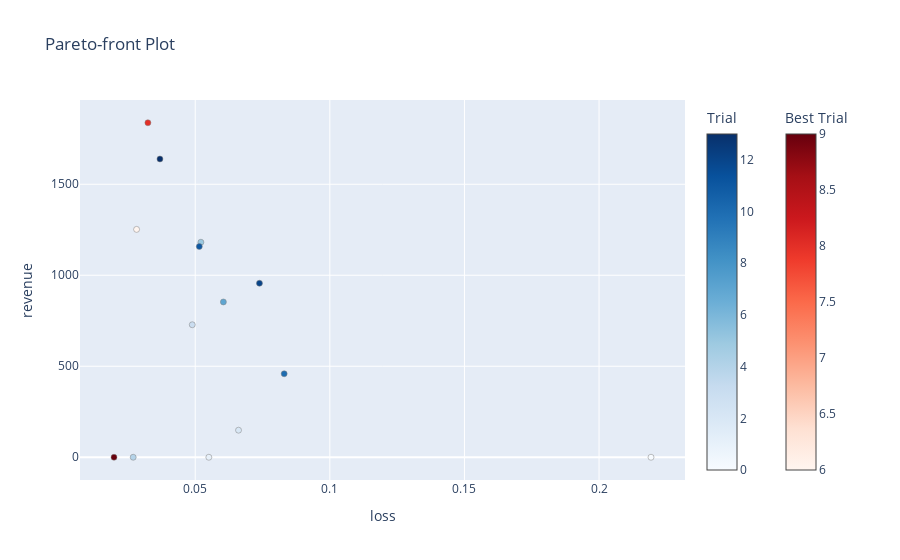

The notebook cell saved with this chart:
### Code cell
optuna.visualization.plot_pareto_front(study, target_names=["loss", "revenue"])

### Figure 1 — Plotly figure (JSON) as saved in the notebook; plotly's stock layout.template omitted (floating-point values rounded to 4 significant figures)
{"data": [{"hovertemplate": "%{text}<extra>Trial</extra>", "marker": {"color": [0, 1, 2, 3, 4, 5, 7, 10, 11, 12, 13], "colorbar": {"title": {"text": "Trial"}}, "colorscale": [[0, "rgb(247,251,255)"], [0.125, "rgb(222,235,247)"], [0.25, "rgb(198,219,239)"], [0.375, "rgb(158,202,225)"], [0.5, "rgb(107,174,214)"], [0.625, "rgb(66,146,198)"], [0.75, "rgb(33,113,181)"], [0.875, "rgb(8,81,156)"], [1, "rgb(8,48,107)"]], "line": {"color": "Grey", "width": 0.5}}, "mode": "markers", "showlegend": false, "text": ["{<br>  \"number\": 0,<br>  \"values\": [<br>    0.21929007768630981,<br>    0.0<br>  ],<br>  \"params\": {<br>    \"linlin_weight\": 0.2,<br>    \"learning_rate\": 0.06351221010640701,<br>    \"train_epochs\": 5,<br>    \"seq_len\": 84,<br>    \"label_seq_len_ratio\": 0.45,<br>    \"e_layers\": 2,<br>    \"d_layers\": 1,<br>    \"n_heads\": 28,<br>    \"d_model\": 1792,<br>    \"batch_size\": 48<br>  }<br>}", "{<br>  \"number\": 1,<br>  \"values\": [<br>    0.05505778267979622,<br>    0.0<br>  ],<br>  \"params\": {<br>    \"linlin_weight\": 0.055,<br>    \"learning_rate\": 0.07579479953348005,<br>    \"train_epochs\": 6,<br>    \"seq_len\": 63,<br>    \"label_seq_len_ratio\": 0.47500000000000003,<br>    \"e_layers\": 3,<br>    \"d_layers\": 2,<br>    \"n_heads\": 20,<br>    \"d_model\": 1536,<br>    \"batch_size\": 32<br>  }<br>}", "{<br>  \"number\": 2,<br>  \"values\": [<br>    0.06608693301677704,<br>    148.72<br>  ],<br>  \"params\": {<br>    \"linlin_weight\": 0.295,<br>    \"learning_rate\": 3.613894271216525e-05,<br>    \"train_epochs\": 4,<br>    \"seq_len\": 70,<br>    \"label_seq_len_ratio\": 0.5750000000000001,<br>    \"e_layers\": 6,<br>    \"d_layers\": 1,<br>    \"n_heads\": 20,<br>    \"d_model\": 1536,<br>    \"batch_size\": 16<br>  }<br>}", "{<br>  \"number\": 3,<br>  \"values\": [<br>    0.04890087991952896,<br>    728.03<br>  ],<br>  \"params\": {<br>    \"linlin_weight\": 0.295,<br>    \"learning_rate\": 4.809461967501571e-05,<br>    \"train_epochs\": 3,<br>    \"seq_len\": 112,<br>    \"label_seq_len_ratio\": 0.8,<br>    \"e_layers\": 6,<br>    \"d_layers\": 2,<br>    \"n_heads\": 4,<br>    \"d_model\": 1792,<br>    \"batch_size\": 40<br>  }<br>}", "{<br>  \"number\": 4,<br>  \"values\": [<br>    0.026967467740178108,<br>    0.0<br>  ],<br>  \"params\": {<br>    \"linlin_weight\": 0.095,<br>    \"learning_rate\": 0.0009565499215943821,<br>    \"train_epochs\": 3,<br>    \"seq_len\": 112,<br>    \"label_seq_len_ratio\": 0.5,<br>    \"e_layers\": 5,<br>    \"d_layers\": 2,<br>    \"n_heads\": 20,<br>    \"d_model\": 1536,<br>    \"batch_size\": 24<br>  }<br>}", "{<br>  \"number\": 5,<br>  \"values\": [<br>    0.05211329460144043,<br>    1181.51<br>  ],<br>  \"params\": {<br>    \"linlin_weight\": 0.44,<br>    \"learning_rate\": 0.012604664585649461,<br>    \"train_epochs\": 6,<br>    \"seq_len\": 105,<br>    \"label_seq_len_ratio\": 0.65,<br>    \"e_layers\": 7,<br>    \"d_layers\": 1,<br>    \"n_heads\": 8,<br>    \"d_model\": 1024,<br>    \"batch_size\": 32<br>  }<br>}", "{<br>  \"number\": 7,<br>  \"values\": [<br>    0.06046418473124504,<br>    853.3<br>  ],<br>  \"params\": {<br>    \"linlin_weight\": 0.36,<br>    \"learning_rate\": 6.235377135673157e-05,<br>    \"train_epochs\": 3,<br>    \"seq_len\": 105,<br>    \"label_seq_len_ratio\": 0.7000000000000001,<br>    \"e_layers\": 6,<br>    \"d_layers\": 4,<br>    \"n_heads\": 4,<br>    \"d_model\": 1280,<br>    \"batch_size\": 16<br>  }<br>}", "{<br>  \"number\": 10,<br>  \"values\": [<br>    0.08304161578416824,<br>    458.66<br>  ],<br>  \"params\": {<br>    \"linlin_weight\": 0.20500000000000002,<br>    \"learning_rate\": 1.056790089450164e-05,<br>    \"train_epochs\": 5,<br>    \"seq_len\": 49,<br>    \"label_seq_len_ratio\": 0.4,<br>    \"e_layers\": 4,<br>    \"d_layers\": 4,<br>    \"n_heads\": 32,<br>    \"d_model\": 1280,<br>    \"batch_size\": 64<br>  }<br>}", "{<br>  \"number\": 11,<br>  \"values\": [<br>    0.0515153668820858,<br>    1158.11<br>  ],<br>  \"params\": {<br>    \"linlin_weight\": 0.45,<br>    \"learning_rate\": 0.0005751707844202121,<br>    \"train_epochs\": 4,<br>    \"seq_len\": 49,<br>    \"label_seq_len_ratio\": 0.55,<br>    \"e_layers\": 2,<br>    \"d_layers\": 3,<br>    \"n_heads\": 28,<br>    \"d_model\": 2048,<br>    \"batch_size\": 56<br>  }<br>}", "{<br>  \"number\": 12,<br>  \"values\": [<br>    0.07386374473571777,<br>    956.17<br>  ],<br>  \"params\": {<br>    \"linlin_weight\": 0.37,<br>    \"learning_rate\": 0.0032384172366863835,<br>    \"train_epochs\": 4,<br>    \"seq_len\": 63,<br>    \"label_seq_len_ratio\": 0.55,<br>    \"e_layers\": 3,<br>    \"d_layers\": 3,<br>    \"n_heads\": 28,<br>    \"d_model\": 2048,<br>    \"batch_size\": 48<br>  }<br>}", "{<br>  \"number\": 13,<br>  \"values\": [<br>    0.03690474480390549,<br>    1639.02<br>  ],<br>  \"params\": {<br>    \"linlin_weight\": 0.37,<br>    \"learning_rate\": 0.00040528233090142424,<br>    \"train_epochs\": 5,<br>    \"seq_len\": 56,<br>    \"label_seq_len_ratio\": 0.625,<br>    \"e_layers\": 3,<br>    \"d_layers\": 4,<br>    \"n_heads\": 12,<br>    \"d_model\": 1792,<br>    \"batch_size\": 40<br>  }<br>}"], "type": "scatter", "x": [0.2193, 0.05506, 0.06609, 0.0489, 0.02697, 0.05211, 0.06046, 0.08304, 0.05152, 0.07386, 0.0369], "y": [0, 0, 148.7, 728.0, 0, 1182.0, 853.3, 458.7, 1158.0, 956.2, 1639.0]}, {"hovertemplate": "%{text}<extra>Best Trial</extra>", "marker": {"color": [6, 8, 9], "colorbar": {"title": {"text": "Best Trial"}, "x": 1.1, "xpad": 40}, "colorscale": [[0, "rgb(255,245,240)"], [0.125, "rgb(254,224,210)"], [0.25, "rgb(252,187,161)"], [0.375, "rgb(252,146,114)"], [0.5, "rgb(251,106,74)"], [0.625, "rgb(239,59,44)"], [0.75, "rgb(203,24,29)"], [0.875, "rgb(165,15,21)"], [1, "rgb(103,0,13)"]], "line": {"color": "Grey", "width": 0.5}}, "mode": "markers", "showlegend": false, "text": ["{<br>  \"number\": 6,<br>  \"values\": [<br>    0.028228571638464928,<br>    1252.12<br>  ],<br>  \"params\": {<br>    \"linlin_weight\": 0.20500000000000002,<br>    \"learning_rate\": 0.00012172958098369953,<br>    \"train_epochs\": 6,<br>    \"seq_len\": 70,<br>    \"label_seq_len_ratio\": 0.5,<br>    \"e_layers\": 5,<br>    \"d_layers\": 1,<br>    \"n_heads\": 28,<br>    \"d_model\": 1024,<br>    \"batch_size\": 64<br>  }<br>}", "{<br>  \"number\": 8,<br>  \"values\": [<br>    0.03242621570825577,<br>    1838.06<br>  ],<br>  \"params\": {<br>    \"linlin_weight\": 0.395,<br>    \"learning_rate\": 0.0031130959561221226,<br>    \"train_epochs\": 4,<br>    \"seq_len\": 49,<br>    \"label_seq_len_ratio\": 0.525,<br>    \"e_layers\": 3,<br>    \"d_layers\": 3,<br>    \"n_heads\": 24,<br>    \"d_model\": 2048,<br>    \"batch_size\": 40<br>  }<br>}", "{<br>  \"number\": 9,<br>  \"values\": [<br>    0.01983651891350746,<br>    0.0<br>  ],<br>  \"params\": {<br>    \"linlin_weight\": 0.095,<br>    \"learning_rate\": 0.007128188058401363,<br>    \"train_epochs\": 6,<br>    \"seq_len\": 84,<br>    \"label_seq_len_ratio\": 0.7250000000000001,<br>    \"e_layers\": 4,<br>    \"d_layers\": 3,<br>    \"n_heads\": 16,<br>    \"d_model\": 1024,<br>    \"batch_size\": 16<br>  }<br>}"], "type": "scatter", "x": [0.02823, 0.03243, 0.01984], "y": [1252.0, 1838.0, 0]}], "layout": {"title": {"text": "Pareto-front Plot"}, "xaxis": {"title": {"text": "loss"}}, "yaxis": {"title": {"text": "revenue"}}}}
